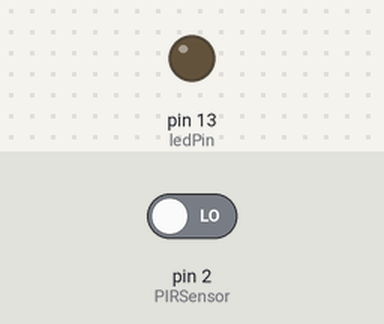
A sketch run on a simulated Arduino Uno, built with avr-gcc and run on an emulated ATmega328P. On the bench: output pins drawn as LEDs (lit = HIGH). Dashed ring = blinking. Inputs (shaded band) come from the test bench; at power-on: pin 2 (PIRSensor) LOW.

Above: at 1.2 s.
1.3 s: pin 2 (PIRSensor) driven HIGH
At 1.51 s:
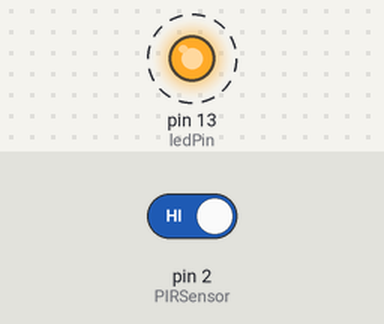
4.3 s: pin 2 (PIRSensor) driven LOW
At 4.3 s:
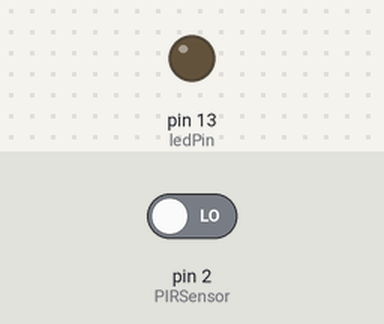
Timing chart, 0 to 7.3 s (numbered marks = the images above; inputs shaded):
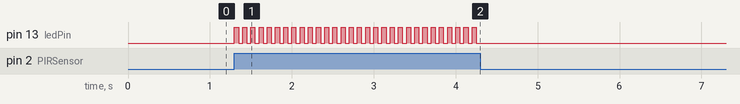

Measured:
- after the input at 1.3 s, pin 13 (ledPin): alternates HIGH for 0.05 s and LOW for 0.05 s, starting at once
- after the input at 4.3 s, pin 13 (ledPin): stops changing and stays LOW

The sketch:

PIR_Motion_Sensor.ino
```cpp
//PIR Motion Sensor
const int PIRSensor=2;
const int ledPin=13;
int sensorValue=0;
void setup()
{
    pinMode(PIRSensor,INPUT);
    pinMode(ledPin,OUTPUT);
}
void loop()
{
    sensorValue=digitalRead(PIRSensor);
    if (sensorValue==HIGH)
    {
        digitalWrite(ledPin,HIGH);
        delay(50);
        digitalWrite(ledPin,LOW);
        delay(50);
    }
    else
    {
        digitalWrite(ledPin, LOW);
    }
}
```
